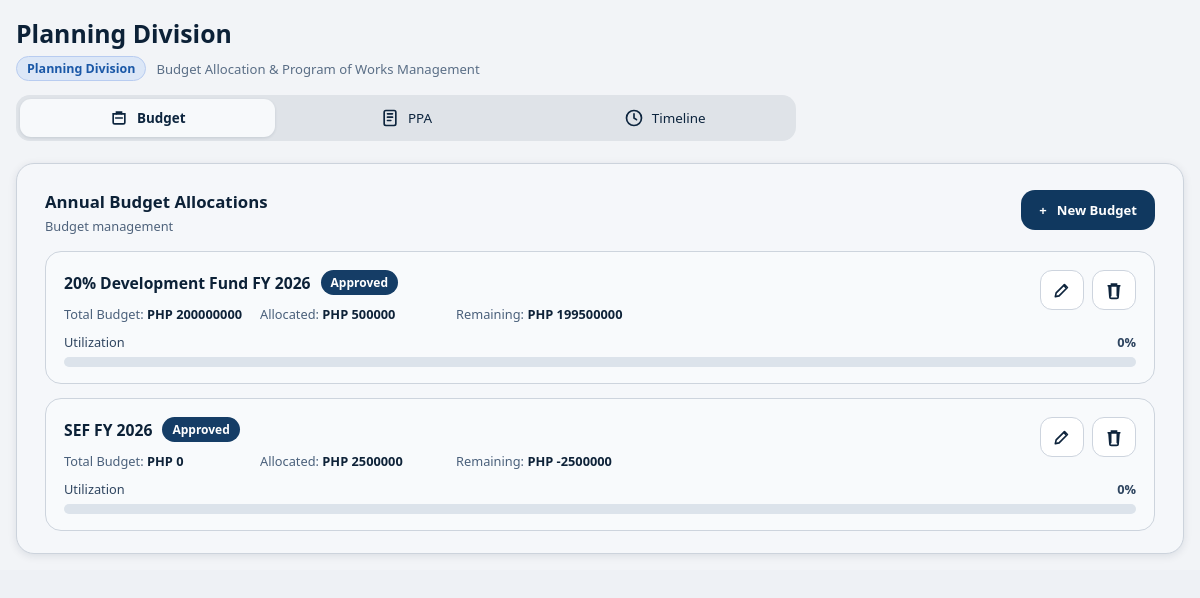
The app's page /planning-division/dashboard/ (signed in) with its own data.
### main/models.py (models this page shows, shortened)
class PlanningBudget(models.Model):
    FUND_20_DEV = "20-development-fund"
    FUND_SEF = "sef-fund"
    FUND_CHOICES = [
        (FUND_20_DEV, "20% Development Fund"),
        (FUND_SEF, "SEF"),
    ]
    STATUS_APPROVED = "approved"
    STATUS_FOR_REVIEW = "for_review"
    STATUS_CHOICES = [
        (STATUS_APPROVED, "Approved"),
        (STATUS_FOR_REVIEW, "For Review"),
    ]
    name = models.CharField(max_length=255)
    fund = models.CharField(max_length=40, choices=FUND_CHOICES, default=FUND_20_DEV)
    total_budget = models.DecimalField(max_digits=14, decimal_places=2, default=0)
    allocated_amount = models.DecimalField(max_digits=14, decimal_places=2, default=0)
    status = models.CharField(max_length=20, choices=STATUS_CHOICES, default=STATUS_APPROVED)
    fiscal_year = models.CharField(max_length=20, default="FY 2026")
    created_at = models.DateTimeField(auto_now_add=True)
    class Meta:
        ordering = ["id"]
    @property
    def allocated_value(self):
        return getattr(self, "computed_allocated", self.allocated_amount or 0)
    @property
    def remaining_amount(self):
        return (self.total_budget or 0) - self.allocated_value
    @property
    def utilization_percent(self):
        if not self.total_budget:
            return 0
        try:
            return max(0, min(100, (self.allocated_value / self.total_budget) * 100))
        except Exception:
            return 0

### main/views.py (the view, shortened to what this page needs)
# urls.py: path("planning-division/dashboard/", views.planning_div_dashboard, name="planning_div_dashboard"),
@login_required
@xframe_options_sameorigin
def planning_div_dashboard(request):
    active_tab = request.GET.get("tab", "budget")
    if active_tab not in {"budget", "ppa", "timeline"}:
        active_tab = "budget"
    selected_fund = request.GET.get("fund", "").strip()
    if not _table_exists(PlanningBudget) or not _table_exists(PlanningProject):
        context = _planning_fallback_context(active_tab=active_tab, selected_fund=selected_fund)
        return render(request, "Planning Division/planning_Div.html", context)
    budgets = list(PlanningBudget.objects.all())
    projects = PlanningProject.objects.all()
    show_budget_modal = False
    editing_budget = None
    show_project_modal = False
    project_form = PlanningProjectForm(initial={"fund": selected_fund or PlanningBudget.FUND_20_DEV})
    edit_budget_id = request.GET.get("edit_budget")
    if edit_budget_id:
        editing_budget = PlanningBudget.objects.filter(id=edit_budget_id).first()
        if editing_budget:
            show_budget_modal = True
    ppa_search = request.GET.get("q", "").strip()
    ppa_status = request.GET.get("status", "").strip()
    ppa_fund = request.GET.get("fund_filter", selected_fund).strip()
    if request.method == "POST":
        action = request.POST.get("action", "").strip()
        if action == "delete_budget":
            delete_id = request.POST.get("delete_id")
            if delete_id:
                PlanningBudget.objects.filter(id=delete_id).delete()
            return redirect(f"{request.path}?tab=budget")
        if action == "create_budget":
            budget_form = PlanningBudgetForm(request.POST)
            show_budget_modal = True
            editing_budget = None
            if budget_form.is_valid():
                budget_form.save()
                return redirect(f"{request.path}?tab=budget")
        elif action == "update_budget":
            budget_id = request.POST.get("budget_id")
            editing_budget = PlanningBudget.objects.filter(id=budget_id).first()
            budget_form = PlanningBudgetForm(request.POST, instance=editing_budget)
            show_budget_modal = True
            if budget_form.is_valid():
                budget_form.save()
                return redirect(f"{request.path}?tab=budget")
        elif action == "create_project":
            project_form = PlanningProjectForm(request.POST)
            show_project_modal = True
            if project_form.is_valid():
                project = project_form.save()
                return redirect(
                    f"{request.path}?tab=ppa&fund={project.fund}"
                )
            budget_form = PlanningBudgetForm(instance=editing_budget) if editing_budget else PlanningBudgetForm()
        elif action == "delete_project":
            project_id = request.POST.get("project_id")
            if project_id:
                PlanningProject.objects.filter(id=project_id).delete()
            return redirect(f"{request.path}?tab=ppa&fund={selected_fund or ''}")
        else:
            budget_form = PlanningBudgetForm(instance=editing_budget) if editing_budget else PlanningBudgetForm()
    else:
        budget_form = PlanningBudgetForm(instance=editing_budget) if editing_budget else PlanningBudgetForm()
    project_totals = {key: Decimal("0") for key, _ in PlanningBudget.FUND_CHOICES}
    for project in projects:
        project_totals[project.fund] = project_totals.get(project.fund, Decimal("0")) + (project.budget_amount or 0)
    for budget in budgets:
        budget.computed_allocated = project_totals.get(budget.fund, Decimal("0"))
    total_allocated = sum((b.allocated_value for b in budgets), Decimal("0"))
    total_remaining = sum((b.remaining_amount for b in budgets), Decimal("0"))
    ppa_projects = projects
    if ppa_search:
        ppa_projects = ppa_projects.filter(project_title__icontains=ppa_search)
    if ppa_status:
        ppa_projects = ppa_projects.filter(status=ppa_status)
    if ppa_fund:
        ppa_projects = ppa_projects.filter(fund=ppa_fund)
    ppa_total = projects.count()
    ppa_approved = projects.filter(status=PlanningProject.STATUS_APPROVED).count()
    ppa_for_review = projects.filter(status=PlanningProject.STATUS_FOR_REVIEW).count()
    ppa_total_cost = sum((p.budget_amount for p in projects), Decimal("0"))
    context = {
        "active_tab": active_tab,
        "selected_fund": selected_fund,
        "budgets": budgets,
        "budget_form": budget_form,
        "show_budget_modal": show_budget_modal,
        "editing_budget": editing_budget,
        "project_form": project_form,
        "show_project_modal": show_project_modal,
        "ppa_projects": ppa_projects,
        "ppa_search": ppa_search,
        "ppa_status": ppa_status,
        "ppa_fund": ppa_fund,
        "ppa_total": ppa_total,
        "ppa_approved": ppa_approved,
        "ppa_for_review": ppa_for_review,
        "ppa_total_cost": ppa_total_cost,
        "project_status_choices": PlanningProject.STATUS_CHOICES,
        "fund_choices": PlanningBudget.FUND_CHOICES,
        "total_budgets": len(budgets),
        "total_allocated": total_allocated,
        "total_remaining": total_remaining,
    }
    return render(request, "Planning Division/planning_Div.html", context)

### main/views.py (called while the page is built)
def _table_exists(model):
    table_name = model._meta.db_table
    try:
        return table_name in connection.introspection.table_names()
    except Exception:
        return False

### main/templates/Planning Division/planning_Div.html (shortened to what this page needs)
{% load static %}
<!DOCTYPE html>
<html lang="en">
<head>
    <link rel="stylesheet" href="{% static 'CSS/styles.css' %}">
</head>
<body{% if request.GET.embedded %} class="embedded-maintenance-view"{% endif %}>
    <div class="layout">
        <div class="content">
            <main class="main">
                <div class="title-wrap">
                    <h2>Planning Division</h2>
                    <div class="title-sub">
                        <span class="division-chip">Planning Division</span>
                        <span>Budget Allocation &amp; Program of Works Management</span>
                    </div>
                </div>
                <section class="section-tabs">
                    <a class="section-tab {% if active_tab == 'budget' %}active{% endif %}" href="{% url 'planning_div_dashboard' %}?tab=budget">
                        <svg viewBox="0 0 24 24" fill="none"><path d="M5 7h14v10a2 2 0 0 1-2 2H7a2 2 0 0 1-2-2V7Z" stroke="currentColor" stroke-width="2"/><path d="M9 7V5h6v2M8 12h8" stroke="currentColor" stroke-width="2" stroke-linecap="round"/></svg>
                        Budget
                    </a>
                    <a class="section-tab {% if active_tab == 'ppa' %}active{% endif %}" href="{% url 'planning_div_dashboard' %}?tab=ppa{% if selected_fund %}&fund={{ selected_fund }}{% endif %}">
                        <svg viewBox="0 0 24 24" fill="none"><rect x="5" y="3" width="14" height="18" rx="2" stroke="currentColor" stroke-width="2"/><path d="M9 7h6M9 11h6M9 15h4" stroke="currentColor" stroke-width="2" stroke-linecap="round"/></svg>
                        PPA
                    </a>
                    <a class="section-tab {% if active_tab == 'timeline' %}active{% endif %}" href="{% url 'planning_div_dashboard' %}?tab=timeline">
                        <svg viewBox="0 0 24 24" fill="none"><circle cx="12" cy="12" r="9" stroke="currentColor" stroke-width="2"/><path d="M12 7v5l3 2" stroke="currentColor" stroke-width="2" stroke-linecap="round"/></svg>
                        Timeline
                    </a>
                </section>
                {% if active_tab == "budget" %}
                <section class="budget-panel">
                    <div class="panel-head">
                        <div>
                            <h3>Annual Budget Allocations</h3>
                            <p>Budget management</p>
                        </div>
                        <button class="new-budget" type="button" id="openBudgetModal">
                            <span>+</span>
                            <span>New Budget</span>
                        </button>
                    </div>
                    {% for budget in budgets %}
                    <article class="budget-item">
                        <div class="item-top">
                            <div>
                                <div class="title-line">
                                    <h4><a href="{% url 'planning_div_dashboard' %}?tab=ppa&fund={{ budget.fund }}">{{ budget.name }}</a></h4>
                                    <span class="status">{{ budget.get_status_display }}</span>
                                </div>
                                <div class="meta">
                                    <div>Total Budget: <strong>PHP {{ budget.total_budget|floatformat:0 }}</strong></div>
                                    <div>Allocated: <strong>PHP {{ budget.allocated_value|floatformat:0 }}</strong></div>
                                    <div>Remaining: <strong class="ok">PHP {{ budget.remaining_amount|floatformat:0 }}</strong></div>
                                </div>
                            </div>
                            <div class="icon-actions">
                                <a class="icon-btn" href="{% url 'planning_div_dashboard' %}?tab=budget&edit_budget={{ budget.id }}" aria-label="Edit">
                                    <svg viewBox="0 0 24 24" fill="none"><path d="m4 20 4.5-1 10-10-3.5-3.5-10 10L4 20Z" stroke="currentColor" stroke-width="2" stroke-linejoin="round"/><path d="m13.5 6 3.5 3.5" stroke="currentColor" stroke-width="2"/></svg>
                                </a>
                                <form method="post">
                                    <button class="icon-btn" type="submit" aria-label="Delete">
                                        <svg viewBox="0 0 24 24" fill="none"><path d="M5 7h14M9 7V5h6v2M8 7v12m8-12v12M6 7l1 13a2 2 0 0 0 2 2h6a2 2 0 0 0 2-2l1-13" stroke="currentColor" stroke-width="2" stroke-linecap="round"/></svg>
                                    </button>
                                </form>
                            </div>
                        </div>
                        <div class="util-row">
                            <span>Utilization</span>
                            <strong>{{ budget.utilization_percent|floatformat:0 }}%</strong>
                        </div>
                        <div class="progress"><span style="width:{{ budget.utilization_percent|floatformat:0 }}%"></span></div>
                    </article>
                    {% empty %}
                    <article class="budget-item">
                        <div class="meta">No budget records yet.</div>
                    </article>
                    {% endfor %}
                </section>
                {% endif %}
            </main>
        </div>
    </div>
</body>
</html>

### records on screen
PlanningBudget: name "20% Development Fund FY 2026", status "Approved", total_budget "200000000", allocated_value "500000", remaining_amount "199500000", utilization_percent "0"
PlanningBudget: name "SEF FY 2026", status "Approved", total_budget "0", allocated_value "2500000", remaining_amount "-2500000", utilization_percent "0"
